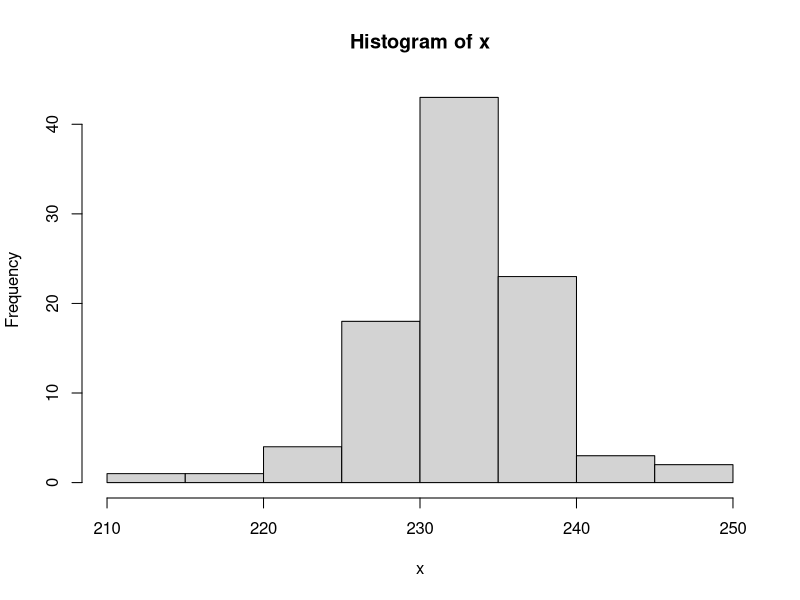
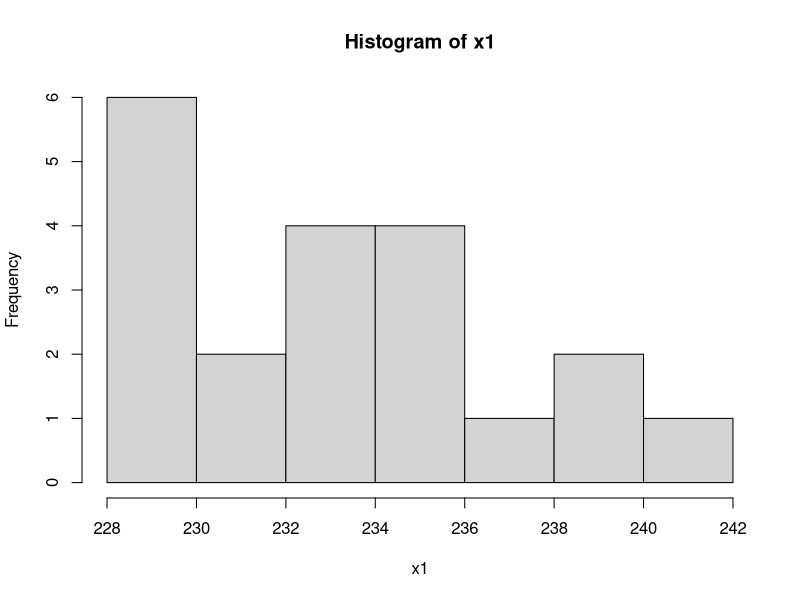

The R script that drew these images, in order:
## ---- chunk 1
x <- c(249, 246, 245, 241, 241, 240, 240, 240, 240, 240, 240, 240, 239, 239, 239, 238, 238, 238, 237, 237, 237, 237, 237, 236, 236, 236, 236, 236, 235, 235, 235, 235, 235, 235, 235, 235, 235, 235, 235, 235, 235, 235, 235, 235, 235, 234, 234, 234, 234, 234, 234, 234, 234, 234, 234, 234, 234, 234, 234, 233, 233, 233, 233, 232, 232, 232, 232, 232, 231, 231, 231, 230, 230, 230, 230, 230, 230, 230, 230, 230, 230, 230, 230, 230, 228, 228, 228, 228, 227, 225, 225, 225, 225, 216, 210);
hist(x, 10);
antall <- mean(x);
## ---- chunk 2
# x1 <- sample(x, 20)
x1 <- c(233, 240, 235, 228, 234, 235, 228, 230, 230, 235, 238, 232, 239, 234, 235, 232, 230, 241, 230, 233)
x1
hist(x1, 5)
